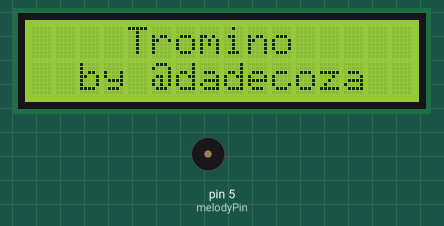
The sketch below on a simulated Arduino Uno, built with avr-gcc and run on an emulated ATmega328P. On the bench: 16×2 character LCD, buzzer (waves = sounding). Random numbers use the default seed unless the sketch sets one.

Above: at 0.1 s.
At 2.1 s:
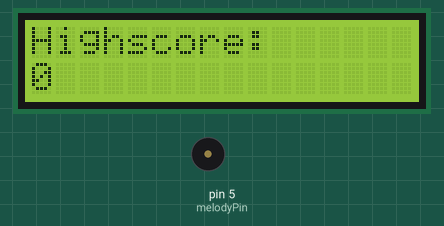
At 5.11 s:
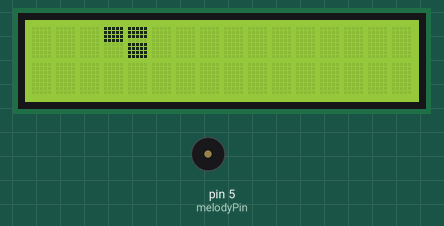
At 37.75 s:
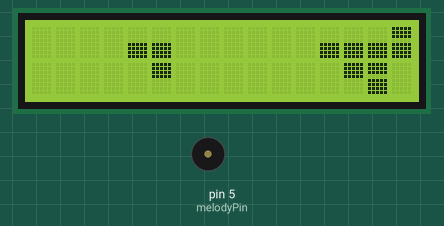
Timing chart, 0 to 40.0 s (numbered marks = the images above):
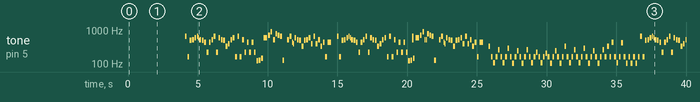

Measured:
- by itself, tone on pin 5 (melodyPin): plays 659 Hz for 0.13 s, 165 Hz for 0.13 s, 494 Hz for 0.13 s, 523 Hz for 0.13 s, 587 Hz for 0.13 s, 659 Hz for 0.06 s … (215 notes in this stretch)
- what the display in image 1 shows lasts 2.0 s, from 2.1 s to 4.1 s
- what the display in image 2 shows lasts 0.6 s, from 4.7 s to 5.3 s

The sketch:

Tromino.ino
```cpp
/*
 * Tromino - a Tetris like game for the LCD Keypad Shield.
 * Written by @dadecoza 2016
 * Pretty much the same as https://github.com/dzimboum/triscalino but with less OOP.
 * Tetris music sketch by electric mango https://github.com/electricmango/Arduino-Music-Project/blob/master/A_Theme___Tetris_with_Bass/A_Theme___Tetris_with_Bass.ino
 */
#include <LiquidCrystal.h>
#include <EEPROM.h>
#include "pitches.h"

#define btnRIGHT  0
#define btnUP     1
#define btnDOWN   2
#define btnLEFT   3
#define btnSELECT 4
#define btnNONE   5

#define maxShapes    3
#define maxRotations 2
//#define melodyPin    3
#define melodyPin    5
//LiquidCrystal lcd(8, 9, 4, 5, 6, 7);
LiquidCrystal lcd(6, 10, 9, 14, 15, 16);
boolean matrix[16][4];

int currentX, currentY, currentRot, currentShape, prevKey, gameSpeed, score, highScore, melodyNote;
unsigned long timeToMove;
unsigned long melodyDelay;
boolean melodyOn;

//notes in the melody:
static const int PROGMEM melody[] = {
  NOTE_E5, NOTE_E3, NOTE_B4, NOTE_C5, NOTE_D5, NOTE_E5, NOTE_D5, NOTE_C5,
  NOTE_B4, NOTE_A4, NOTE_A3, NOTE_A4, NOTE_C5, NOTE_E5, NOTE_A3, NOTE_D5,
  NOTE_C5, NOTE_B4, NOTE_E4, NOTE_G4, NOTE_C5, NOTE_D5, NOTE_E3, NOTE_E5,
  NOTE_E3, NOTE_C5, NOTE_A3, NOTE_A4, NOTE_A3, NOTE_A4, NOTE_A3, NOTE_B2,
  NOTE_C3, NOTE_D3, NOTE_D5, NOTE_F5, NOTE_A5, NOTE_C5, NOTE_C5, NOTE_G5,
  NOTE_F5, NOTE_E5, NOTE_C3, 0, NOTE_C5, NOTE_E5, NOTE_A4, NOTE_G4, NOTE_D5,
  NOTE_C5, NOTE_B4, NOTE_E4, NOTE_B4, NOTE_C5, NOTE_D5, NOTE_G4, NOTE_E5,
  NOTE_G4, NOTE_C5, NOTE_E4, NOTE_A4, NOTE_E3, NOTE_A4, 0,
  NOTE_E5, NOTE_E3, NOTE_B4, NOTE_C5, NOTE_D5, NOTE_E5, NOTE_D5, NOTE_C5,
  NOTE_B4, NOTE_A4, NOTE_A3, NOTE_A4, NOTE_C5, NOTE_E5, NOTE_A3, NOTE_D5,
  NOTE_C5, NOTE_B4, NOTE_E4, NOTE_G4, NOTE_C5, NOTE_D5, NOTE_E3, NOTE_E5,
  NOTE_E3, NOTE_C5, NOTE_A3, NOTE_A4, NOTE_A3, NOTE_A4, NOTE_A3, NOTE_B2,
  NOTE_C3, NOTE_D3, NOTE_D5, NOTE_F5, NOTE_A5, NOTE_C5, NOTE_C5, NOTE_G5,
  NOTE_F5, NOTE_E5, NOTE_C3, 0, NOTE_C5, NOTE_E5, NOTE_A4, NOTE_G4, NOTE_D5,
  NOTE_C5, NOTE_B4, NOTE_E4, NOTE_B4, NOTE_C5, NOTE_D5, NOTE_G4, NOTE_E5,
  NOTE_G4, NOTE_C5, NOTE_E4, NOTE_A4, NOTE_E3, NOTE_A4, 0,
  NOTE_E4, NOTE_E3, NOTE_A2, NOTE_E3, NOTE_C4, NOTE_E3, NOTE_A2, NOTE_E3,
  NOTE_D4, NOTE_E3, NOTE_GS2, NOTE_E3, NOTE_B3, NOTE_E3, NOTE_GS2, NOTE_E3,
  NOTE_C4, NOTE_E3, NOTE_A2, NOTE_E3, NOTE_A3, NOTE_E3, NOTE_A2, NOTE_E3,
  NOTE_GS3, NOTE_E3, NOTE_GS2, NOTE_E3, NOTE_B3, NOTE_E3, NOTE_GS2, NOTE_E3,
  NOTE_E4, NOTE_E3, NOTE_A2, NOTE_E3, NOTE_C4, NOTE_E3, NOTE_A2, NOTE_E3,
  NOTE_D4, NOTE_E3, NOTE_GS2, NOTE_E3, NOTE_B3, NOTE_E3, NOTE_GS2, NOTE_E3,
  NOTE_C4, NOTE_E3, NOTE_E4, NOTE_E3, NOTE_A4, NOTE_E3, NOTE_A2, NOTE_E3,
  NOTE_GS4, NOTE_E3, NOTE_GS2, NOTE_E3, NOTE_GS2, NOTE_E3, NOTE_GS2, NOTE_E3,
  NOTE_E5, NOTE_E3, NOTE_B4, NOTE_C5, NOTE_D5, NOTE_E5, NOTE_D5, NOTE_C5,
  NOTE_B4, NOTE_A4, NOTE_A3, NOTE_A4, NOTE_C5, NOTE_E5, NOTE_A3, NOTE_D5,
  NOTE_C5, NOTE_B4, NOTE_E4, NOTE_G4, NOTE_C5, NOTE_D5, NOTE_E3, NOTE_E5,
  NOTE_E3, NOTE_C5, NOTE_A3, NOTE_A4, NOTE_A3, NOTE_A4, NOTE_A3, NOTE_B2,
  NOTE_C3, NOTE_D3, NOTE_D5, NOTE_F5, NOTE_A5, NOTE_C5, NOTE_C5, NOTE_G5,
  NOTE_F5, NOTE_E5, NOTE_C3, 0, NOTE_C5, NOTE_E5, NOTE_A4, NOTE_G4, NOTE_D5,
  NOTE_C5, NOTE_B4, NOTE_E4, NOTE_B4, NOTE_C5, NOTE_D5, NOTE_G4, NOTE_E5,
  NOTE_G4, NOTE_C5, NOTE_E4, NOTE_A4, NOTE_E3, NOTE_A4, 0,
  NOTE_E5, NOTE_E3, NOTE_B4, NOTE_C5, NOTE_D5, NOTE_E5, NOTE_D5, NOTE_C5,
  NOTE_B4, NOTE_A4, NOTE_A3, NOTE_A4, NOTE_C5, NOTE_E5, NOTE_A3, NOTE_D5,
  NOTE_C5, NOTE_B4, NOTE_E4, NOTE_G4, NOTE_C5, NOTE_D5, NOTE_E3, NOTE_E5,
  NOTE_E3, NOTE_C5, NOTE_A3, NOTE_A4, NOTE_A3, NOTE_A4, NOTE_A3, NOTE_B2,
  NOTE_C3, NOTE_D3, NOTE_D5, NOTE_F5, NOTE_A5, NOTE_C5, NOTE_C5, NOTE_G5,
  NOTE_F5, NOTE_E5, NOTE_C3, 0, NOTE_C5, NOTE_E5, NOTE_A4, NOTE_G4, NOTE_D5,
  NOTE_C5, NOTE_B4, NOTE_E4, NOTE_B4, NOTE_C5, NOTE_D5, NOTE_G4, NOTE_E5,
  NOTE_G4, NOTE_C5, NOTE_E4, NOTE_A4, NOTE_E3, NOTE_A4, 0,
  NOTE_E4, NOTE_E3, NOTE_A2, NOTE_E3, NOTE_C4, NOTE_E3, NOTE_A2, NOTE_E3,
  NOTE_D4, NOTE_E3, NOTE_GS2, NOTE_E3, NOTE_B3, NOTE_E3, NOTE_GS2, NOTE_E3,
  NOTE_C4, NOTE_E3, NOTE_A2, NOTE_E3, NOTE_A3, NOTE_E3, NOTE_A2, NOTE_E3,
  NOTE_GS3, NOTE_E3, NOTE_GS2, NOTE_E3, NOTE_B3, NOTE_E3, NOTE_GS2, NOTE_E3,
  NOTE_E4, NOTE_E3, NOTE_A2, NOTE_E3, NOTE_C4, NOTE_E3, NOTE_A2, NOTE_E3,
  NOTE_D4, NOTE_E3, NOTE_GS2, NOTE_E3, NOTE_B3, NOTE_E3, NOTE_GS2, NOTE_E3,
  NOTE_C4, NOTE_E3, NOTE_E4, NOTE_E3, NOTE_A4, NOTE_E3, NOTE_A2, NOTE_E3,
  NOTE_GS4, NOTE_E3, NOTE_GS2, NOTE_E3, NOTE_GS2, NOTE_E3, NOTE_GS2, NOTE_E3,
};

//note durations: 4 = quarter note, 8 = eighth note, etc
static const int PROGMEM noteDurations[] = {
  8,8,8,8,8,16,16,8,8,8,8,8,8,8,8,8,8,8,8,8,8,8,8,8,8,8,8,8,8,8,8,8,8,
  8,4,8,8,16,16,8,8,8,8,8,8,8,16,16,8,8,8,8,8,8,8,8,8,8,8,8,8,8,4,4,
  8,8,8,8,8,16,16,8,8,8,8,8,8,8,8,8,8,8,8,8,8,8,8,8,8,8,8,8,8,8,8,8,8,
  8,4,8,8,16,16,8,8,8,8,8,8,8,16,16,8,8,8,8,8,8,8,8,8,8,8,8,8,8,4,4,
  8,8,8,8,8,8,8,8,8,8,8,8,8,8,8,8,8,8,8,8,8,8,8,8,8,8,8,8,8,8,8,8,
  8,8,8,8,8,8,8,8,8,8,8,8,8,8,8,8,8,8,8,8,8,8,8,8,8,8,8,8,8,8,8,8,
  8,8,8,8,8,16,16,8,8,8,8,8,8,8,8,8,8,8,8,8,8,8,8,8,8,8,8,8,8,8,8,8,8,
  8,4,8,8,16,16,8,8,8,8,8,8,8,16,16,8,8,8,8,8,8,8,8,8,8,8,8,8,8,4,4,
  8,8,8,8,8,16,16,8,8,8,8,8,8,8,8,8,8,8,8,8,8,8,8,8,8,8,8,8,8,8,8,8,8,
  8,4,8,8,16,16,8,8,8,8,8,8,8,16,16,8,8,8,8,8,8,8,8,8,8,8,8,8,8,4,4,
  8,8,8,8,8,8,8,8,8,8,8,8,8,8,8,8,8,8,8,8,8,8,8,8,8,8,8,8,8,8,8,8,
  8,8,8,8,8,8,8,8,8,8,8,8,8,8,8,8,8,8,8,8,8,8,8,8,8,8,8,8,8,8,8,8,
};

byte cfull[] = {B11111, B11111, B11111, B00000, B11111, B11111, B11111, B11111};
byte ctop[] = {B11111, B11111, B11111, B11111, B00000, B00000, B00000, B00000};
byte cbottom[] = {B00000, B00000, B00000, B00000, B11111, B11111, B11111, B11111,};
byte shapes[3][2][3] = {
  {{B111, B000, B000}, {B100, B100, B100}}, //I
  {{B010, B110, B000}, {B110, B010, B000}}, //J
  {{B100, B110, B000}, {B110, B100, B000}} //L
};

void drawScreen() {
  for (int i = 0; i < 16; i++) {
    lcd.setCursor(i, 0);
    if (matrix[i][0] && matrix[i][1]) lcd.write(byte(2));
    else if (matrix[i][0]) lcd.write(byte(0));
    else if (matrix[i][1]) lcd.write(byte(1));
    else lcd.print(' ');
    lcd.setCursor(i, 1);
    if (matrix[i][2] && matrix[i][3]) lcd.write(byte(2));
    else if (matrix[i][2]) lcd.write(byte(0));
    else if (matrix[i][3]) lcd.write(byte(1));
    else lcd.print(' ');
  }
}

void newShape() {
  currentX = 1;
  currentY = 0;
  currentRot = 0;
  currentShape = rand() % maxShapes;
}

void putShape(boolean visible, int shape, int rot, int x, int y) {
  for (int i = 0; i < 3; i++) {
    if ((shapes[shape][rot][i] >> 2) & 1) matrix[y + i][x] = visible;
    if ((shapes[shape][rot][i] >> 1) & 1) matrix[y + i][x + 1] = visible;
    if (shapes[shape][rot][i] & 1) matrix[y + i][x + 2] = visible;
  }
}

void drawShape() {
  putShape(true, currentShape, currentRot, currentX, currentY);
}

void clearShape() {
  putShape(false, currentShape, currentRot, currentX, currentY);
}

void clearDisplay() {
  for (int i = 0; i < 16; i++) {
    for (int n = 0; n < 4; n++) {
      matrix[i][n] = 0;
    }
  }
}

boolean onScreen(int x, int y) {
  if (x < 0) return false;
  if (x > 3) return false;
  if (y < 0) return false;
  if (y > 15) return false;
  return true;
}

boolean isValid(int rot, int x, int y) {
  boolean okay = true;
  for (int i = 0; ((i < 3) && (okay)); i++) {
    if ((shapes[currentShape][rot][i] >> 2) & 1) {
      if (!onScreen(x, y + i) || matrix[y + i][x]) okay = false;
    }

    if ((shapes[currentShape][rot][i] >> 1) & 1) {
      if (!onScreen(x + 1, y + i) || matrix[y + i][x + 1]) okay = false;
    }

    if (shapes[currentShape][rot][i] & 1) {
      if (!onScreen(x + 2, y + i) || matrix[y + i][x + 2]) okay = false;
    }
  }
  return okay;
}

boolean isValid(int x, int y) {
  return isValid(currentRot, x, y);
}

boolean moveDown() {
  clearShape();
  if (isValid(currentX, currentY + 1)) {
    currentY++;
    drawShape();
    drawScreen();
    return true;
  }
  drawShape();
  return false;
}

boolean moveLeft() {
  clearShape();
  if (isValid(currentX - 1, currentY)) {
    currentX--;
    drawShape();
    drawScreen();
    return true;
  }
  drawShape();
  return false;
}

boolean moveRight() {
  clearShape();
  if (isValid(currentX + 1, currentY)) {
    currentX++;
    drawShape();
    drawScreen();
    return true;
  }
  drawShape();
  return false;
}

boolean rotate() {
  int r;
  clearShape();
  if (currentRot == maxRotations - 1) r = 0;
  else r = currentRot + 1;
  if (isValid(r, currentX, currentY)) {
    currentRot = r;
    drawShape();
    drawScreen();
    return true;
  }
  drawShape();
  return false;
}

void flashLine(int y) {
  for (int t = 0; t < 3; t++) {
    for (int i = 0; i < 4; i++) matrix[y][i] = 1;
    drawScreen();
    tone(melodyPin,NOTE_E5,50);
    //delay(50);
    for (int i = 0; i < 4; i++) matrix[y][i] = 0;
    drawScreen();
    //delay(50);
    tone(melodyPin,NOTE_C5,50);
  }
}

int clearLines() {
  int lineCount = 0;
  boolean tmpmatrix[16][4];
  for (int i = 0; i < 16; i++) {
    for (int n = 0; n < 4; n++) {
      tmpmatrix[i][n] = 0;
    }
  }
  int tmpY = 15;
  boolean found = false;
  for (int y = 15; y >= 0; y--) {
    if (matrix[y][0] && matrix[y][1] && matrix[y][2] && matrix[y][3]) {
      flashLine(y);
      lineCount++;
    } else {
      for (int x = 0; x < 4; x++) tmpmatrix[tmpY][x] = matrix[y][x];
      tmpY--;
    }
  }
  if (lineCount > 0) {
    for (int i = 0; i < 16; i++) {
      for (int n = 0; n < 4; n++) {
        matrix[i][n] = tmpmatrix[i][n];
      }
    }
  }
  return lineCount;
}

int getKey() {
  /*int b = analogRead(A0);
  if (b > 1000) return btnNone;
  delay(8);
  if (b < 66) return btnRight;
  if (b < 221) return btnUp;
  if (b < 395) return btnDown;
  if (b < 602) return btnLeft;
  if (b < 902) return btnSelect;*/
  if(!digitalRead(A0))
   {
    delay(10);
    if(!digitalRead(A0))
       return btnUP;
    }
   if(!digitalRead(A1))
   {
    delay(10);
    if(!digitalRead(A1))
    return btnRIGHT;
    }
   if(!digitalRead(A3)){
    delay(10);
    if(!digitalRead(A3))
    return btnDOWN;
    }
   if(!digitalRead(A2)){
    delay(10);
    if(!digitalRead(A2))
     return btnLEFT;
     }
   if(!digitalRead(7)) {
    delay(10);
    if(!digitalRead(7))
    return btnSELECT;
    }
   return btnNONE;
}

int getHighScore() {
  //long two = EEPROM.read(0);
  //long one = EEPROM.read(1);
  //return ((two << 0) & 0xFF) + ((one << 8) & 0xFFFF);
  return 0;
}

void saveHighScore() {
  EEPROM.write(0, (score & 0xFF));
  EEPROM.write(1, ((score >> 8) & 0xFF));
  highScore = score;
}

int getNote(int k) {
  return pgm_read_word_near(melody + k);
}

int getNoteDuration(int k) {
  return pgm_read_word_near(noteDurations + k);
}

void playNote() {
    if (!melodyOn) return;
    if (millis() > melodyDelay) {
      int noteDuration = 1000/getNoteDuration(melodyNote);
      tone(melodyPin, getNote(melodyNote),noteDuration);
      if (melodyNote < 385) melodyNote++;
      else melodyNote = 0;
      int pauseBetweenNotes = noteDuration * 1.30;
      melodyDelay = millis()+pauseBetweenNotes;
    }
}

void initialize() {
  newShape();
  clearDisplay();
  gameSpeed = 600;
  score = 0;
  timeToMove = millis() + gameSpeed;
  melodyDelay = 0;
  highScore = getHighScore();
  melodyNote = 0;
}

void setup() {
  // put your setup code here, to run once:
  pinMode(melodyPin, OUTPUT);
  melodyOn = true;
  lcd.begin(16, 2);
  lcd.createChar(0, ctop);
  lcd.createChar(1, cbottom);
  lcd.createChar(2, cfull);
  Serial.begin(9600);
  randomSeed(A1);
  initialize();
  lcd.clear();
  lcd.setCursor(4, 0);
  lcd.print("Tromino");
  lcd.setCursor(2, 1);
  lcd.print("by @dadecoza");
  delay(2000);
  lcd.clear();
  lcd.setCursor(0, 0);
  lcd.print("Highscore:");
  lcd.setCursor(0, 1);
  lcd.print(highScore);
  delay(2000);
}

void loop() {
  // put your main code here, to run repeatedly:
  newShape();
  drawShape();
  drawScreen();
  while (moveDown()) {
    while (millis() < timeToMove) {
      playNote();
      int k = getKey();
      if (k != prevKey) {
        switch (k) {
          case btnUP:
            moveLeft();
            break;
          case btnDOWN:
            moveRight();
            break;
          case btnLEFT:
            rotate();
            break;
          case btnRIGHT:
            while(moveDown()){playNote();}
            break;
          case btnSELECT:
            melodyOn = !melodyOn;
            break;
        }
        prevKey = k;
      }
    }
    timeToMove = millis() + gameSpeed;
  }
  int cleared = clearLines();
  gameSpeed = gameSpeed - (cleared * 20);
  score = score + (10 * (cleared + 1));
  if (currentY == 0) {
    lcd.clear();
    lcd.setCursor(0, 0);
    lcd.print("Game Over");
    lcd.setCursor(0, 1);
    lcd.print("Score:");
    lcd.print(score);
    if (score > highScore) saveHighScore();
    while (1) {
      delay(100);
    }
  }
}
```

pitches.h
```cpp
 /*************************************************
 * Public Constants (available at http://arduino.cc/en/Tutorial/tone )
 *************************************************/

#define NOTE_B0  31
#define NOTE_C1  33
#define NOTE_CS1 35
#define NOTE_D1  37
#define NOTE_DS1 39
#define NOTE_E1  41
#define NOTE_F1  44
#define NOTE_FS1 46
#define NOTE_G1  49
#define NOTE_GS1 52
#define NOTE_A1  55
#define NOTE_AS1 58
#define NOTE_B1  62
#define NOTE_C2  65
#define NOTE_CS2 69
#define NOTE_D2  73
#define NOTE_DS2 78
#define NOTE_E2  82
#define NOTE_F2  87
#define NOTE_FS2 93
#define NOTE_G2  98
#define NOTE_GS2 104
#define NOTE_A2  110
#define NOTE_AS2 117
#define NOTE_B2  123
#define NOTE_C3  131
#define NOTE_CS3 139
#define NOTE_D3  147
#define NOTE_DS3 156
#define NOTE_E3  165
#define NOTE_F3  175
#define NOTE_FS3 185
#define NOTE_G3  196
#define NOTE_GS3 208
#define NOTE_A3  220
#define NOTE_AS3 233
#define NOTE_B3  247
#define NOTE_C4  262
#define NOTE_CS4 277
#define NOTE_D4  294
#define NOTE_DS4 311
#define NOTE_E4  330
#define NOTE_F4  349
#define NOTE_FS4 370
#define NOTE_G4  392
#define NOTE_GS4 415
#define NOTE_A4  440
#define NOTE_AS4 466
#define NOTE_B4  494
#define NOTE_C5  523
#define NOTE_CS5 554
#define NOTE_D5  587
#define NOTE_DS5 622
#define NOTE_E5  659
#define NOTE_F5  698
#define NOTE_FS5 740
#define NOTE_G5  784
#define NOTE_GS5 831
#define NOTE_A5  880
#define NOTE_AS5 932
#define NOTE_B5  988
#define NOTE_C6  1047
#define NOTE_CS6 1109
#define NOTE_D6  1175
#define NOTE_DS6 1245
#define NOTE_E6  1319
#define NOTE_F6  1397
#define NOTE_FS6 1480
#define NOTE_G6  1568
#define NOTE_GS6 1661
#define NOTE_A6  1760
#define NOTE_AS6 1865
#define NOTE_B6  1976
#define NOTE_C7  2093
#define NOTE_CS7 2217
#define NOTE_D7  2349
#define NOTE_DS7 2489
#define NOTE_E7  2637
#define NOTE_F7  2794
#define NOTE_FS7 2960
#define NOTE_G7  3136
#define NOTE_GS7 3322
#define NOTE_A7  3520
#define NOTE_AS7 3729
#define NOTE_B7  3951
#define NOTE_C8  4186
#define NOTE_CS8 4435
#define NOTE_D8  4699
#define NOTE_DS8 4978
```
